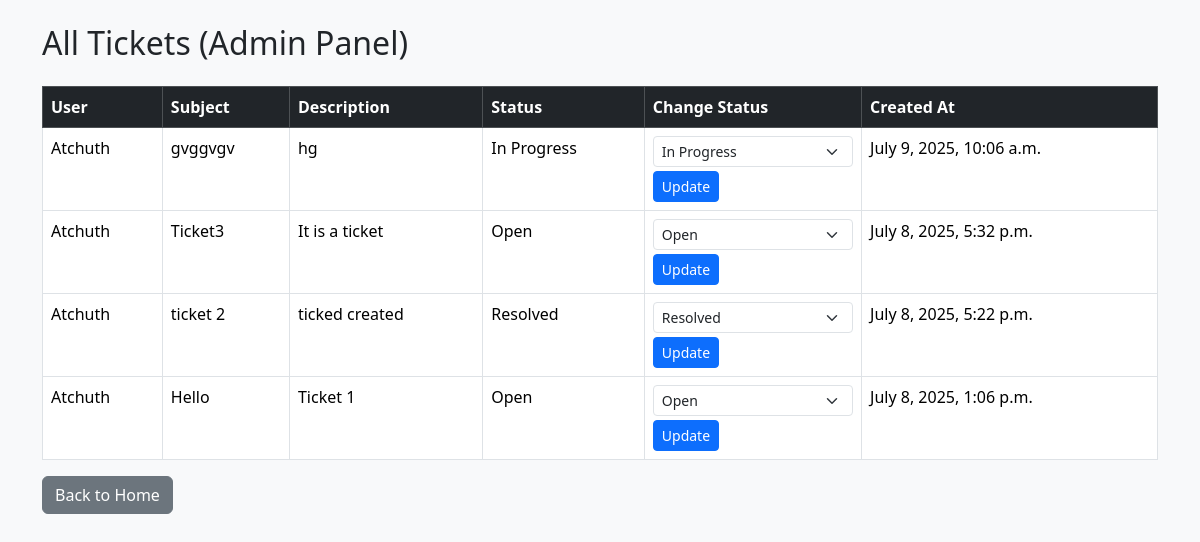
The app's page /admin-dashboard/ (signed in) with its own data.
### helpdesk/models.py (models this page shows, shortened)
class Ticket(models.Model):
    STATUS_CHOICES = [
        ('Open', 'Open'),
        ('In Progress', 'In Progress'),
        ('Resolved', 'Resolved'),
    ]
    user = models.ForeignKey(User, on_delete=models.CASCADE)
    subject = models.CharField(max_length=255)
    description = models.TextField()
    status = models.CharField(max_length=20, choices=STATUS_CHOICES, default='Open')
    created_at = models.DateTimeField(auto_now_add=True)

### helpdesk/views.py (the view, shortened to what this page needs)
# urls.py: path('admin-dashboard/', admin_dashboard, name='admin_dashboard'),
@staff_member_required
def admin_dashboard(request):
    tickets = Ticket.objects.all().order_by('-created_at')
    return render(request, 'helpdesk/admin_dashboard.html', {'tickets': tickets})

### helpdesk/templates/helpdesk/admin_dashboard.html (shortened to what this page needs)
<!DOCTYPE html>
<html>
<head>
</head>
<body>
    {% extends 'helpdesk/base.html' %}
    {% block content %}
        <h2 class="mb-4">All Tickets (Admin Panel)</h2>
        {% if tickets %}
            <table class="table table-bordered table-hover">
                <thead class="table-dark">
                    <tr>
                        <th>User</th>
                        <th>Subject</th>
                        <th>Description</th>
                        <th>Status</th>
                        <th>Change Status</th>
                        <th>Created At</th>
                    </tr>
                </thead>
                <tbody>
                    {% for ticket in tickets %}
                    <tr>
                        <td>{{ ticket.user.username }}</td>
                        <td>{{ ticket.subject }}</td>
                        <td>{{ ticket.description }}</td>
                        <td>{{ ticket.status }}</td>
                        <td>
                            <form method="POST">
                                <select name="status" class="form-select form-select-sm">
                                    <option value="Open" {% if ticket.status == 'Open' %}selected{% endif %}>Open</option>
                                    <option value="In Progress" {% if ticket.status == 'In Progress' %}selected{% endif %}>In Progress</option>
                                    <option value="Resolved" {% if ticket.status == 'Resolved' %}selected{% endif %}>Resolved</option>
                                </select>
                                <button type="submit" class="btn btn-sm btn-primary mt-1">Update</button>
                            </form>
                        </td>
                        <td>{{ ticket.created_at }}</td>
                    </tr>
                    {% endfor %}
                </tbody>
            </table>
        {% else %}
            <p>No tickets found.</p>
        {% endif %}
        <a href="/" class="btn btn-secondary">Back to Home</a>
    {% endblock %}

### records on screen
Ticket: user.username "Atchuth", subject "gvggvgv", description "hg", status "In Progress", created_at "July 9, 2025, 10:06 a.m."
Ticket: user.username "Atchuth", subject "Ticket3", description "It is a ticket", status "Open", created_at "July 8, 2025, 5:32 p.m."
Ticket: user.username "Atchuth", subject "ticket 2", description "ticked created", status "Resolved", created_at "July 8, 2025, 5:22 p.m."
Ticket: user.username "Atchuth", subject "Hello", description "Ticket 1", status "Open", created_at "July 8, 2025, 1:06 p.m."
